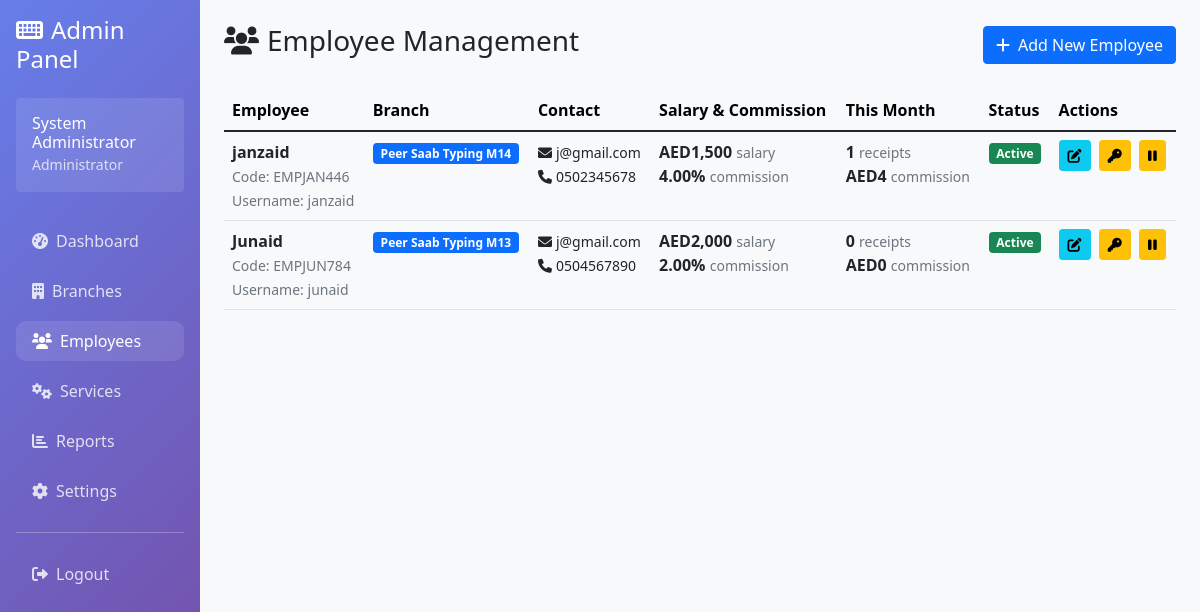
The app's page /admin/employees.php (signed in), older data.
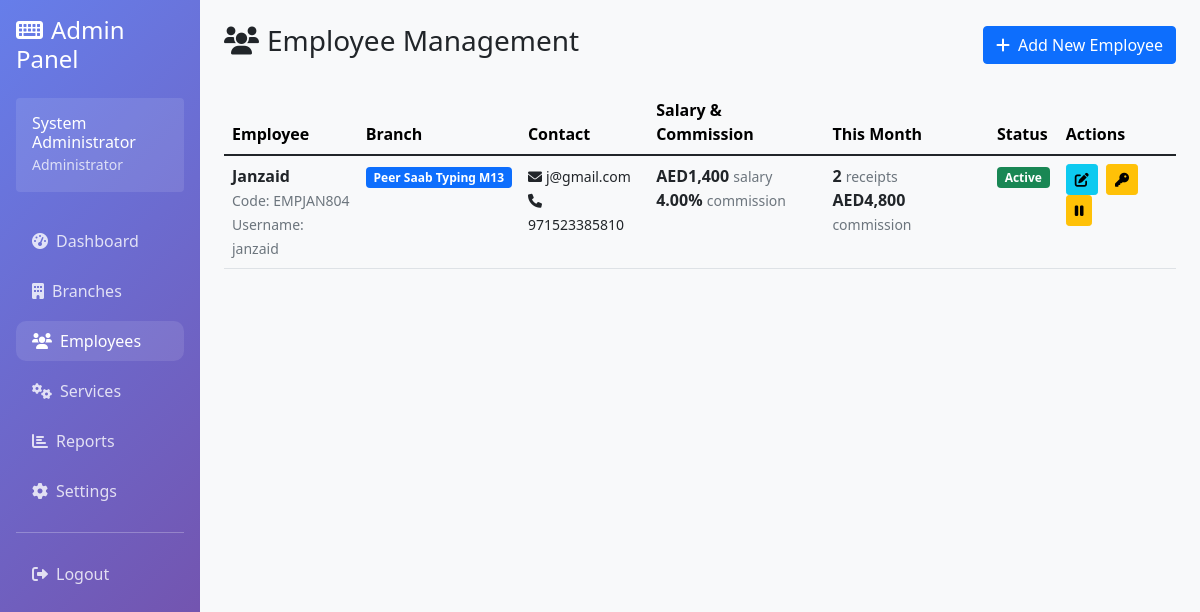
The same page, newer data.
### tables this page shows
CREATE TABLE employees (
            id INTEGER PRIMARY KEY AUTOINCREMENT,
            branch_id INTEGER NOT NULL,
            employee_code VARCHAR(20) UNIQUE NOT NULL,
            username VARCHAR(50) UNIQUE NOT NULL,
            password VARCHAR(255) NOT NULL,
            full_name VARCHAR(100) NOT NULL,
            email VARCHAR(100),
            phone VARCHAR(20),
            basic_salary DECIMAL(10,2) DEFAULT 0.00,
            commission_rate DECIMAL(5,2) DEFAULT 0.00,
            hire_date DATE NOT NULL,
            status TEXT DEFAULT 'active' CHECK (status IN ('active', 'inactive')),
            created_at DATETIME DEFAULT CURRENT_TIMESTAMP,
            FOREIGN KEY (branch_id) REFERENCES branches(id)
        );

CREATE TABLE settings (
            id INTEGER PRIMARY KEY AUTOINCREMENT,
            setting_key VARCHAR(100) UNIQUE NOT NULL,
            setting_value TEXT,
            updated_at DATETIME DEFAULT CURRENT_TIMESTAMP
        );

### config/database.php (called while the page is built, shortened)
<?php
class Database {
    private $connection;
    public function __construct() {
        $this->db_path = __DIR__ . '/../data/typing_center.db';
        $dir = dirname($this->db_path);
        $this->connection = new PDO("sqlite:" . $this->db_path);
        $this->connection->setAttribute(PDO::ATTR_ERRMODE, PDO::ERRMODE_EXCEPTION);
        $this->connection->exec("PRAGMA foreign_keys = ON");
        $this->createTables();
    }
    public function getConnection() {
        return $this->connection;
    }
    private function createTables() {
        $this->connection->exec($sql);
        $stmt = $this->connection->prepare("SELECT COUNT(*) FROM admin");
        $stmt->execute();
    }
}
?>

### includes/auth.php (called while the page is built, shortened)
<?php
class Auth {
    public function getUserInfo() {
        return [
            'id' => $_SESSION['user_id'] ?? null,
            'type' => $_SESSION['user_type'] ?? null,
            'username' => $_SESSION['username'] ?? null,
            'full_name' => $_SESSION['full_name'] ?? null,
            'branch_id' => $_SESSION['branch_id'] ?? null,
            'branch_name' => $_SESSION['branch_name'] ?? null
        ];
    }
}
?>

### includes/currency_helper.php (called while the page is built)
<?php
function getCurrencySymbol($currency_code = 'USD') {
    $symbols = [
        'USD' => '$',
        'AED' => 'AED',
        'PKR' => '₨',
        'INR' => '₹',
        'EUR' => '€'
    ];
    return $symbols[$currency_code] ?? '$';
}
function formatCurrency($amount, $currency_code = 'USD') {
    $symbol = getCurrencySymbol($currency_code);
    return $symbol . number_format($amount, 0);
}
function getCurrentCurrency($db) {
    try {
        $stmt = $db->query("SELECT setting_value FROM settings WHERE setting_key = 'currency' LIMIT 1");
        $currency_result = $stmt->fetch(PDO::FETCH_ASSOC);
        return $currency_result ? $currency_result['setting_value'] : 'USD';
    } catch (Exception $e) {
        return 'USD';
    }
}
?>

### admin/employees.php (the view, shortened to what this page needs)
<?php
require_once '../config/database.php';
require_once '../includes/auth.php';
require_once '../includes/currency_helper.php';
$database = new Database();
$db = $database->getConnection();
$auth = new Auth($database);
$auth->requireRole(['admin']);
$user_info = $auth->getUserInfo();
$current_currency = getCurrentCurrency($db);
$stmt = $db->query("SELECT e.*, b.branch_name,
    (SELECT COUNT(*) FROM receipts WHERE employee_id = e.id AND strftime('%Y-%m', created_at) = strftime('%Y-%m', 'now')) as monthly_receipts,
    (SELECT COALESCE(SUM(total_commission), 0) FROM receipts WHERE employee_id = e.id AND strftime('%Y-%m', created_at) = strftime('%Y-%m', 'now')) as monthly_commission
    FROM employees e
    LEFT JOIN branches b ON e.branch_id = b.id
    ORDER BY e.created_at DESC");
$employees = $stmt->fetchAll(PDO::FETCH_ASSOC);
?>
<!DOCTYPE html>
<html lang="en">
<head>
    <link href="https://cdn.jsdelivr.net/npm/bootstrap@5.1.3/dist/css/bootstrap.min.css" rel="stylesheet">
    <link href="https://cdnjs.cloudflare.com/ajax/libs/font-awesome/6.0.0/css/all.min.css" rel="stylesheet">
</head>
<body>
    <div class="container-fluid">
        <div class="row">
            <div class="col-md-3 col-lg-2 sidebar p-3">
                <h4 class="mb-4"><i class="fas fa-keyboard me-2"></i>Admin Panel</h4>
                <div class="user-info bg-white bg-opacity-10 rounded p-3 mb-4">
                    <div>
                        <h6 class="mb-0"><?= htmlspecialchars($user_info['full_name']) ?></h6>
                        <small class="opacity-75">Administrator</small>
                    </div>
                </div>
                <nav class="nav flex-column">
                    <a class="nav-link" href="/admin/dashboard.php">
                        <i class="fas fa-tachometer-alt me-2"></i>Dashboard
                    </a>
                    <a class="nav-link" href="/admin/branches.php">
                        <i class="fas fa-building me-2"></i>Branches
                    </a>
                    <a class="nav-link active" href="/admin/employees.php">
                        <i class="fas fa-users me-2"></i>Employees
                    </a>
                    <a class="nav-link" href="/admin/services.php">
                        <i class="fas fa-cogs me-2"></i>Services
                    </a>
                    <a class="nav-link" href="/admin/reports.php">
                        <i class="fas fa-chart-bar me-2"></i>Reports
                    </a>
                    <a class="nav-link" href="/admin/settings.php">
                        <i class="fas fa-cog me-2"></i>Settings
                    </a>
                    <hr class="my-3">
                    <a class="nav-link" href="/logout.php">
                        <i class="fas fa-sign-out-alt me-2"></i>Logout
                    </a>
                </nav>
            </div>
            <div class="col-md-9 col-lg-10 p-4">
                <div class="d-flex justify-content-between align-items-center mb-4">
                    <h1 class="h3"><i class="fas fa-users me-2"></i>Employee Management</h1>
                    <button class="btn btn-primary" data-bs-toggle="modal" data-bs-target="#addEmployeeModal">
                        <i class="fas fa-plus me-2"></i>Add New Employee
                    </button>
                </div>
                <?php if (empty($employees)): ?>
                    <div class="text-center py-5">
                        <i class="fas fa-users fa-5x text-muted mb-4"></i>
                        <h3 class="text-muted">No Employees Found</h3>
                        <p class="text-muted">Start by adding your first employee to the system.</p>
                        <button class="btn btn-primary btn-lg" data-bs-toggle="modal" data-bs-target="#addEmployeeModal">
                            <i class="fas fa-plus me-2"></i>Add First Employee
                        </button>
                    </div>
                <?php else: ?>
                    <div class="table-responsive">
                        <table class="table table-hover">
                            <thead class="table-light">
                                <tr>
                                    <th>Employee</th>
                                    <th>Branch</th>
                                    <th>Contact</th>
                                    <th>Salary & Commission</th>
                                    <th>This Month</th>
                                    <th>Status</th>
                                    <th>Actions</th>
                                </tr>
                            </thead>
                            <tbody>
                                <?php foreach ($employees as $employee): ?>
                                    <tr>
                                        <td>
                                            <div>
                                                <strong><?= htmlspecialchars($employee['full_name']) ?></strong><br>
                                                <small class="text-muted">
                                                    Code: <?= htmlspecialchars($employee['employee_code']) ?><br>
                                                    Username: <?= htmlspecialchars($employee['username']) ?>
                                                </small>
                                            </div>
                                        </td>
                                        <td>
                                            <span class="badge bg-primary"><?= htmlspecialchars($employee['branch_name'] ?? 'No Branch') ?></span>
                                        </td>
                                        <td>
                                            <?php if (!empty($employee['email'])): ?>
                                                <small><i class="fas fa-envelope me-1"></i><?= htmlspecialchars($employee['email']) ?></small><br>
                                            <?php endif; ?>
                                            <?php if (!empty($employee['phone'])): ?>
                                                <small><i class="fas fa-phone me-1"></i><?= htmlspecialchars($employee['phone']) ?></small>
                                            <?php endif; ?>
                                        </td>
                                        <td>
    <div>
        <strong><?= formatCurrency($employee['basic_salary'], $current_currency) ?></strong>
        <small class="text-muted">salary</small><br>
        <strong><?= number_format($employee['commission_rate'], 2) ?>%</strong>
        <small class="text-muted">commission</small>
    </div>
</td>
<td>
    <div>
        <strong><?= $employee['monthly_receipts'] ?></strong>
        <small class="text-muted">receipts</small><br>
        <strong><?= formatCurrency($employee['monthly_commission'], $current_currency) ?></strong>
        <small class="text-muted">commission</small>
    </div>
</td>
                                        <td>
                                            <span class="badge bg-<?= $employee['status'] === 'active' ? 'success' : 'secondary' ?>">
                                                <?= ucfirst($employee['status']) ?>
                                            </span>
                                        </td>
                                        <td>
                                            <button type="button" class="btn btn-sm btn-info me-1"
                                                    data-bs-toggle="modal"
                                                    data-bs-target="#editEmployeeModal"
                                                    onclick="populateEditModal(<?= htmlspecialchars(json_encode($employee)) ?>)">
                                                <i class="fas fa-edit"></i>
                                            </button>
                                            <button type="button" class="btn btn-sm btn-warning me-1 reset-employee-btn"
                                                    data-bs-toggle="modal"
                                                    data-bs-target="#resetPasswordModal"
                                                    data-employee-id="<?= $employee['id'] ?>"
                                                    data-employee-name="<?= htmlspecialchars($employee['full_name'], ENT_QUOTES) ?>">
                                                <i class="fas fa-key"></i>
                                            </button>
                                            <form method="POST" class="d-inline">
                                                <button type="submit" class="btn btn-sm btn-<?= $employee['status'] === 'active' ? 'warning' : 'success' ?>"
                                                        onclick="return confirm('Are you sure you want to <?= $employee['status'] === 'active' ? 'deactivate' : 'activate' ?> this employee?')">
                                                    <i class="fas fa-<?= $employee['status'] === 'active' ? 'pause' : 'play' ?>"></i>
                                                </button>
                                            </form>
                                        </td>
                                    </tr>
                                <?php endforeach; ?>
                            </tbody>
                        </table>
                    </div>
                <?php endif; ?>
            </div>
        </div>
    </div>
</body>
</html>

### admin/employees.php (style rules this page uses)
body { background-color: #f8f9fa; }
.sidebar { background: linear-gradient(135deg, #667eea 0%, #764ba2 100%); min-height: 100vh; color: white; }
.sidebar .nav-link { color: rgba(255, 255, 255, 0.8); border-radius: 10px; margin: 5px 0; transition: all 0.3s; }
.sidebar .nav-link:hover, .sidebar .nav-link.active { color: white; background-color: rgba(255, 255, 255, 0.1); }

Row changes from the older to the newer data that the page shows:
removed employees: full_name "janzaid", employee_code "EMPJAN446", username "janzaid", branch_name "Peer Saab Typing M14", email "j@gmail.com", phone "0502345678", basic_salary.setting_value "AED1,500", commission_rate "4.00", monthly_receipts "1", monthly_commission "AED4", status "Active"
changed employees "j@gmail.com": full_name "Junaid" → "Janzaid"; employee_code "EMPJUN784" → "EMPJAN804"; username "junaid" → "janzaid"; phone "0504567890" → "971523385810"; basic_salary.setting_value "AED2,000" → "AED1,400"; commission_rate "2.00" → "4.00"; monthly_receipts "0" → "2"; monthly_commission "AED0" → "AED4,800"
